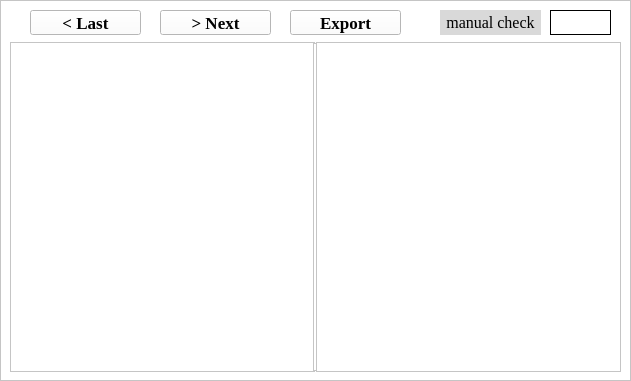
   <widget class="QFrame" name="frame_8">
    <property name="geometry">
     <rect>
      <x>530</x>
      <y>340</y>
      <width>631</width>
      <height>381</height>
     </rect>
    </property>
    <property name="font">
     <font>
      <family>黑体</family>
      <pointsize>11</pointsize>
     </font>
    </property>
    <property name="styleSheet">
     <string notr="true">background-color: rgb(255, 255, 255)</string>
    </property>
    <property name="frameShape">
     <enum>QFrame::StyledPanel</enum>
    </property>
    <property name="frameShadow">
     <enum>QFrame::Raised</enum>
    </property>
    <widget class="QPushButton" name="pushButton_11">
     <property name="geometry">
      <rect>
       <x>290</x>
       <y>10</y>
       <width>111</width>
       <height>25</height>
      </rect>
     </property>
     <property name="font">
      <font>
       <family>Times New Roman</family>
       <pointsize>13</pointsize>
       <weight>75</weight>
       <bold>true</bold>
      </font>
     </property>
     <property name="styleSheet">
      <string notr="true">background-color: rgb(0, 170, 0);
color:rgb(255, 255, 255);
border-style: outset; 
border: none;
border-radius:10px;
border-width: 2px; /* 设置边框宽度 */
QPushButton {
    : outset;
    border-width: 2px;
    background-color: rgb(0, 170, 0); 
    padding: 5px; 
}
QPushButton:pressed {
    border-style: inset; }
</string>
     </property>
     <property name="text">
      <string>Export</string>
     </property>
    </widget>
    <widget class="QLabel" name="label_24">
     <property name="geometry">
      <rect>
       <x>440</x>
       <y>10</y>
       <width>101</width>
       <height>25</height>
      </rect>
     </property>
     <property name="font">
      <font>
       <family>Times New Roman</family>
       <pointsize>12</pointsize>
      </font>
     </property>
     <property name="styleSheet">
      <string notr="true">background-color: rgb(217, 217, 217);
border: none;</string>
     </property>
     <property name="text">
      <string>manual check</string>
     </property>
     <property name="alignment">
      <set>Qt::AlignCenter</set>
     </property>
    </widget>
    <widget class="QLineEdit" name="lineEdit_16">
     <property name="geometry">
      <rect>
       <x>550</x>
       <y>10</y>
       <width>61</width>
       <height>25</height>
      </rect>
     </property>
     <property name="font">
      <font>
       <family>Times New Roman</family>
       <pointsize>12</pointsize>
      </font>
     </property>
     <property name="styleSheet">
      <string notr="true">QLineEdit {
    border: 1px solid rgb(0, 0, 0); 
}</string>
     </property>
    </widget>
    <widget class="QPushButton" name="pushButton_12">
     <property name="geometry">
      <rect>
       <x>30</x>
       <y>10</y>
       <width>111</width>
       <height>25</height>
      </rect>
     </property>
     <property name="font">
      <font>
       <family>Times New Roman</family>
       <pointsize>13</pointsize>
       <weight>75</weight>
       <bold>true</bold>
      </font>
     </property>
     <property name="styleSheet">
      <string notr="true">background-color: rgb(0, 170, 0);
color:rgb(255, 255, 255);
border-style: outset; 
border: none;
border-radius:10px;
border-width: 2px; /* 设置边框宽度 */
QPushButton {
    : outset;
    border-width: 2px;
    background-color: rgb(0, 170, 0); 
    padding: 5px; 
}
QPushButton:pressed {
    border-style: inset; }
</string>
     </property>
     <property name="text">
      <string>&lt; Last</string>
     </property>
    </widget>
    <widget class="QPushButton" name="pushButton_13">
     <property name="geometry">
      <rect>
       <x>160</x>
       <y>10</y>
       <width>111</width>
       <height>25</height>
      </rect>
     </property>
     <property name="font">
      <font>
       <family>Times New Roman</family>
       <pointsize>13</pointsize>
       <weight>75</weight>
       <bold>true</bold>
      </font>
     </property>
     <property name="styleSheet">
      <string notr="true">background-color: rgb(0, 170, 0);
color:rgb(255, 255, 255);
border-style: outset; 
border: none;
border-radius:10px;
border-width: 2px; /* 设置边框宽度 */
QPushButton {
    : outset;
    border-width: 2px;
    background-color: rgb(0, 170, 0); 
    padding: 5px; 
}
QPushButton:pressed {
    border-style: inset; }
</string>
     </property>
     <property name="text">
      <string>&gt; Next</string>
     </property>
    </widget>
    <widget class="QGraphicsView" name="graphicsView">
     <property name="geometry">
      <rect>
       <x>10</x>
       <y>42</y>
       <width>305</width>
       <height>330</height>
      </rect>
     </property>
     <property name="font">
      <font>
       <family>Algerian</family>
      </font>
     </property>
    </widget>
    <widget class="QGraphicsView" name="graphicsView_2">
     <property name="geometry">
      <rect>
       <x>316</x>
       <y>42</y>
       <width>305</width>
       <height>330</height>
      </rect>
     </property>
     <property name="font">
      <font>
       <family>Algerian</family>
      </font>
     </property>
    </widget>
    <widget class="QFrame" name="frame_9">
     <property name="geometry">
      <rect>
       <x>313</x>
       <y>43</y>
       <width>4</width>
       <height>328</height>
      </rect>
     </property>
     <property name="frameShape">
      <enum>QFrame::StyledPanel</enum>
     </property>
     <property name="frameShadow">
      <enum>QFrame::Raised</enum>
     </property>
    </widget>
   </widget>
